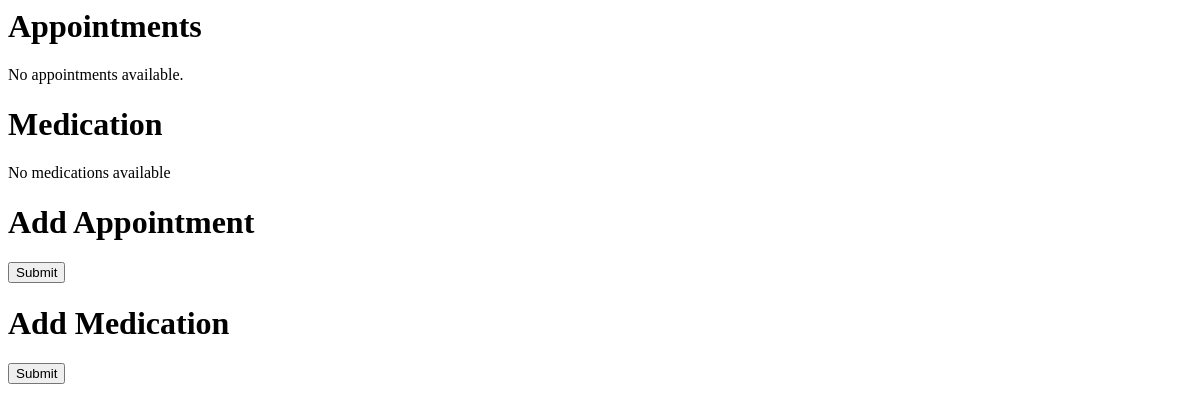
The app's page /remindr/senior/7/, older data.
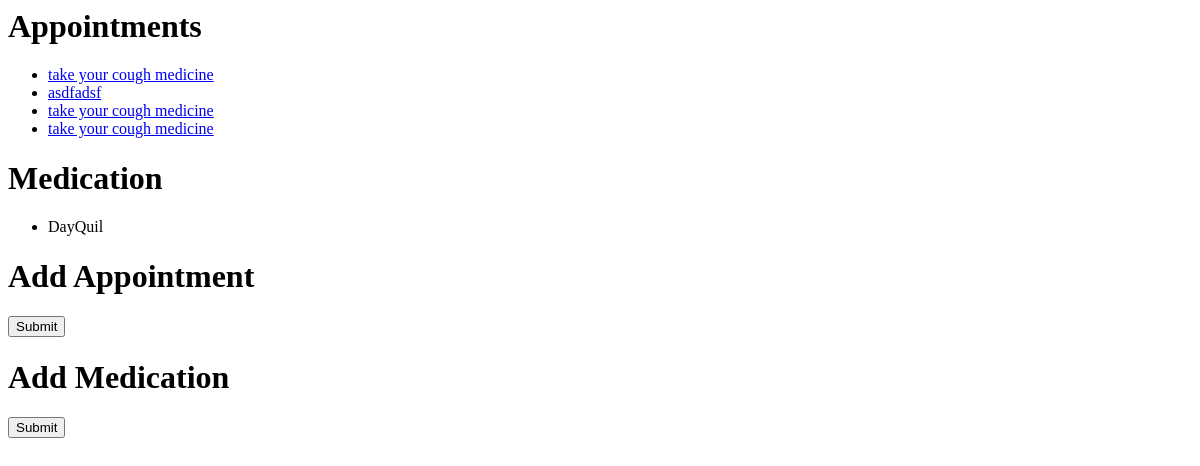
The same page, newer data.
### remindr/models.py (models this page shows, shortened)
class Appointment(models.Model):
    message = models.CharField(max_length=500)
    senior = models.ForeignKey(Senior, null=True)
    start_date = models.DateField(auto_now=True)
    end_date = models.DateField(auto_now=False, null=True)
    frequency_unit = models.CharField(default="hour", max_length=10)

class Medication(models.Model):
    name = models.CharField(max_length=40)
    dosage_amount = models.IntegerField(default=0)
    dosage_unit = models.CharField(max_length=10)
    senior = models.ForeignKey(Senior, null=True)

### remindr/views.py (the view)
# urls.py: url(r'^senior/(?P<senior_id>\d+)/$', views.senior, name='senior'),
def senior(request, senior_id=None):
    if request.method == 'GET':
        senior = get_object_or_404(Senior, pk=senior_id)
        medicationForm = MedicationForm()
        appointmentForm = AppointmentForm()
        return render(request, 'remindr/senior.html', {'medicationForm': medicationForm,
                                                       'appointmentForm' : appointmentForm,
                                                     'senior': senior,
                                                     'appointments_lst': senior.appointment_set.all(),
                                                     'medication_lst': senior.medication_set.all()})
    else:
        pass

### remindr/templates/remindr/senior.html (shortened to what this page needs)
<h1>Appointments</h1>
{% if appointments_lst %}
    <ul>
    {% for appointment in appointments_lst %}
        <li><a href="{% url 'remindr:appointment' senior.id appointment.id %}">{{ appointment.message }}</a></li>
    {% endfor %}
    </ul>
{% else %}
    <p>No appointments available.</p>
{% endif %}
<h1>Medication</h1>
{% if medication_lst %}
    <ul>
    {% for medication in medication_lst %}
        <li><div>{{ medication.name }}</div></li>
    {% endfor %}
    </ul>
{% else %}
    <p>No medications available</p>
{% endif %}
<h1>Add Appointment</h1>
<form action="{% url 'remindr:add_appointment' senior.id %}" method="post">
<input type="submit" value="Submit" />
</form>
<h1>Add Medication</h1>
<form action="{% url 'remindr:add_medication' senior.id %}" method="post">
<input type="submit" value="Submit" />
</form>

Row changes from the older to the newer data that the page shows:
added Appointment: message "take your cough medicine"
added Appointment: message "asdfadsf"
added Appointment: message "take your cough medicine"
added Appointment: message "take your cough medicine"
added Medication: name "DayQuil"
Text that changed along with them:
text no longer shown: "No appointments available. No medications available"
